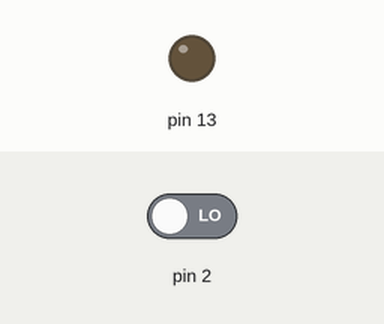
This sketch was run on a simulated Arduino Uno, built with avr-gcc and run on an emulated ATmega328P. Parts: output pins drawn as LEDs (lit = HIGH). The test bench sets the inputs (shaded band); at power-on: pin 2 LOW. What the sketch prints to the serial monitor is not drawn.

Above: at 1.2 s.
1.3 s: pin 2 driven HIGH
At 2.0 s:
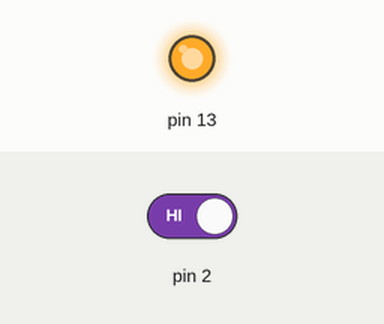
2.8 s: pin 2 driven LOW
At 3.1 s:
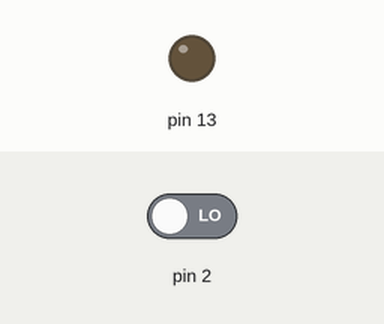
Timing chart, 0 to 5.8 s (numbered marks = the images above; inputs shaded):
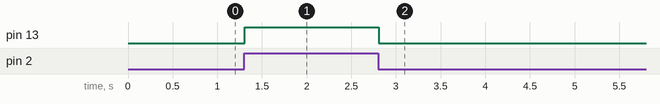

Measured:
- after the input at 1.3 s, pin 13: LOW → HIGH at once
- after the input at 2.8 s, pin 13: HIGH → LOW at once

The sketch:

LED_pullup.ino
```cpp
//pullup 스위치
//스위치를 누르면 LED OFF, 안누르면 ON

void setup(){
    pinMode(13,OUTPUT);
    pinMode(2,INPUT);
    Serial.begin(9600);
}

void loop(){
    int button=digitalRead(2);
    Serial.println(button);

    if (button==HIGH){
        digitalWrite(13,HIGH);
    }
    else{
        digitalWrite(13,LOW);
    }
}
```
